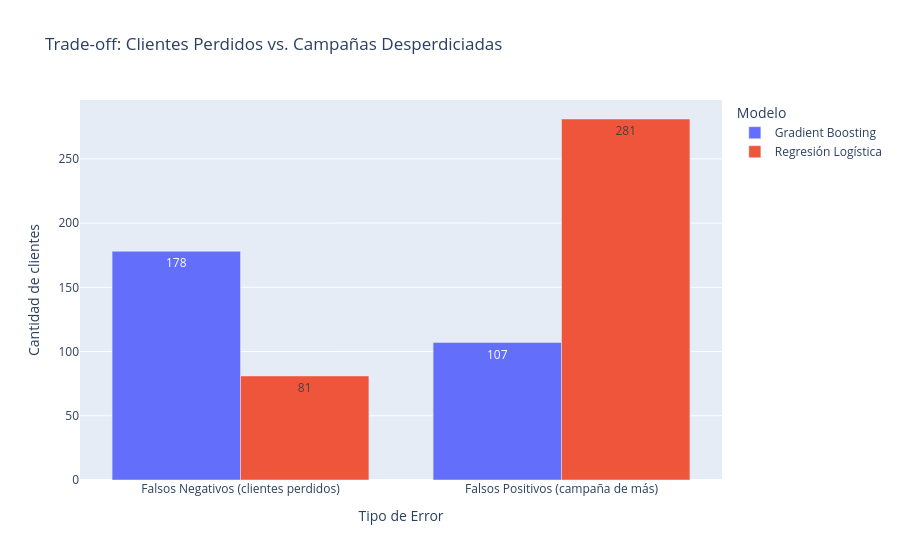

This figure's notebook cell:
### Code cell
comparacion_errores = pd.DataFrame({
    'Gradient Boosting': [178, 107],
    'Regresión Logística': [81, 281]
}, index=['Falsos Negativos (clientes perdidos)', 'Falsos Positivos (campaña de más)'])

comparacion_errores_larga = comparacion_errores.reset_index().melt(id_vars='index', var_name='Modelo', value_name='Cantidad de clientes')
comparacion_errores_larga.columns = ['Tipo de Error', 'Modelo', 'Cantidad de clientes']

fig2 = px.bar(
    comparacion_errores_larga,
    x='Tipo de Error',
    y='Cantidad de clientes',
    color='Modelo',
    barmode='group',
    title='Trade-off: Clientes Perdidos vs. Campañas Desperdiciadas',
    text_auto=True
)
fig2.show()

### Figure 1 — Plotly figure (JSON) as saved in the notebook; plotly's stock layout.template omitted (floating-point values rounded to 4 significant figures)
{"data": [{"alignmentgroup": "True", "hovertemplate": "Modelo=Gradient Boosting<br>Tipo de Error=%{x}<br>Cantidad de clientes=%{y}<extra></extra>", "legendgroup": "Gradient Boosting", "marker": {"color": "#636efa", "pattern": {"shape": ""}}, "name": "Gradient Boosting", "offsetgroup": "Gradient Boosting", "orientation": "v", "showlegend": true, "textposition": "auto", "texttemplate": "%{y}", "type": "bar", "x": ["Falsos Negativos (clientes perdidos)", "Falsos Positivos (campaña de más)"], "xaxis": "x", "y": [178, 107], "yaxis": "y"}, {"alignmentgroup": "True", "hovertemplate": "Modelo=Regresión Logística<br>Tipo de Error=%{x}<br>Cantidad de clientes=%{y}<extra></extra>", "legendgroup": "Regresión Logística", "marker": {"color": "#EF553B", "pattern": {"shape": ""}}, "name": "Regresión Logística", "offsetgroup": "Regresión Logística", "orientation": "v", "showlegend": true, "textposition": "auto", "texttemplate": "%{y}", "type": "bar", "x": ["Falsos Negativos (clientes perdidos)", "Falsos Positivos (campaña de más)"], "xaxis": "x", "y": [81, 281], "yaxis": "y"}], "layout": {"barmode": "group", "legend": {"title": {"text": "Modelo"}, "tracegroupgap": 0}, "title": {"text": "Trade-off: Clientes Perdidos vs. Campañas Desperdiciadas"}, "xaxis": {"anchor": "y", "domain": [0, 1], "title": {"text": "Tipo de Error"}}, "yaxis": {"anchor": "x", "domain": [0, 1], "title": {"text": "Cantidad de clientes"}}}}
